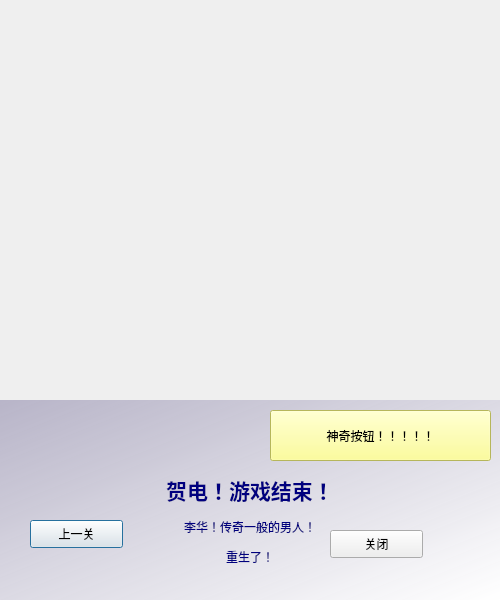
<?xml version="1.0" encoding="UTF-8"?>
<ui version="4.0">
 <class>Dialog8</class>
 <widget class="QDialog" name="Dialog8">
  <property name="geometry">
   <rect>
    <x>0</x>
    <y>0</y>
    <width>500</width>
    <height>600</height>
   </rect>
  </property>
  <property name="windowTitle">
   <string>不正常人类研究中心</string>
  </property>
  <widget class="QLabel" name="label">
   <property name="geometry">
    <rect>
     <x>0</x>
     <y>0</y>
     <width>500</width>
     <height>400</height>
    </rect>
   </property>
   <property name="text">
    <string>&lt;html&gt;&lt;head/&gt;&lt;body&gt;&lt;p&gt;&lt;img src=&quot;:/images/p8.jpg&quot;/&gt;&lt;/p&gt;&lt;/body&gt;&lt;/html&gt;</string>
   </property>
  </widget>
  <widget class="QPushButton" name="pushButton">
   <property name="geometry">
    <rect>
     <x>30</x>
     <y>520</y>
     <width>93</width>
     <height>28</height>
    </rect>
   </property>
   <property name="text">
    <string>上一关</string>
   </property>
  </widget>
  <widget class="QPushButton" name="pushButton_2">
   <property name="geometry">
    <rect>
     <x>330</x>
     <y>530</y>
     <width>93</width>
     <height>28</height>
    </rect>
   </property>
   <property name="text">
    <string>关闭</string>
   </property>
  </widget>
  <widget class="QLabel" name="label_2">
   <property name="geometry">
    <rect>
     <x>0</x>
     <y>400</y>
     <width>500</width>
     <height>200</height>
    </rect>
   </property>
   <property name="styleSheet">
    <string notr="true">background-color: qlineargradient(spread:pad, x1:0, y1:0, x2:1, y2:1, stop:0 rgba(175, 171, 194, 220), stop:1 rgba(255, 255, 255, 255));
color: rgb(0, 0, 127);</string>
   </property>
   <property name="text">
    <string>&lt;html&gt;&lt;head/&gt;&lt;body&gt;&lt;p align=&quot;center&quot;&gt;&lt;br/&gt;&lt;/p&gt;&lt;p align=&quot;center&quot;&gt;&lt;span style=&quot; font-size:16pt; font-weight:600;&quot;&gt;贺电！游戏结束！&lt;/span&gt;&lt;/p&gt;&lt;p align=&quot;center&quot;&gt;李华！传奇一般的男人！&lt;/p&gt;&lt;p align=&quot;center&quot;&gt;重生了！&lt;/p&gt;&lt;/body&gt;&lt;/html&gt;</string>
   </property>
  </widget>
  <widget class="QPushButton" name="pushButton_3">
   <property name="geometry">
    <rect>
     <x>270</x>
     <y>410</y>
     <width>221</width>
     <height>51</height>
    </rect>
   </property>
   <property name="styleSheet">
    <string notr="true">background-color: rgb(255, 255, 127);</string>
   </property>
   <property name="text">
    <string>神奇按钮！！！！！</string>
   </property>
  </widget>
  <zorder>label_2</zorder>
  <zorder>label</zorder>
  <zorder>pushButton</zorder>
  <zorder>pushButton_2</zorder>
  <zorder>pushButton_3</zorder>
 </widget>
 <resources/>
 <connections/>
</ui>
